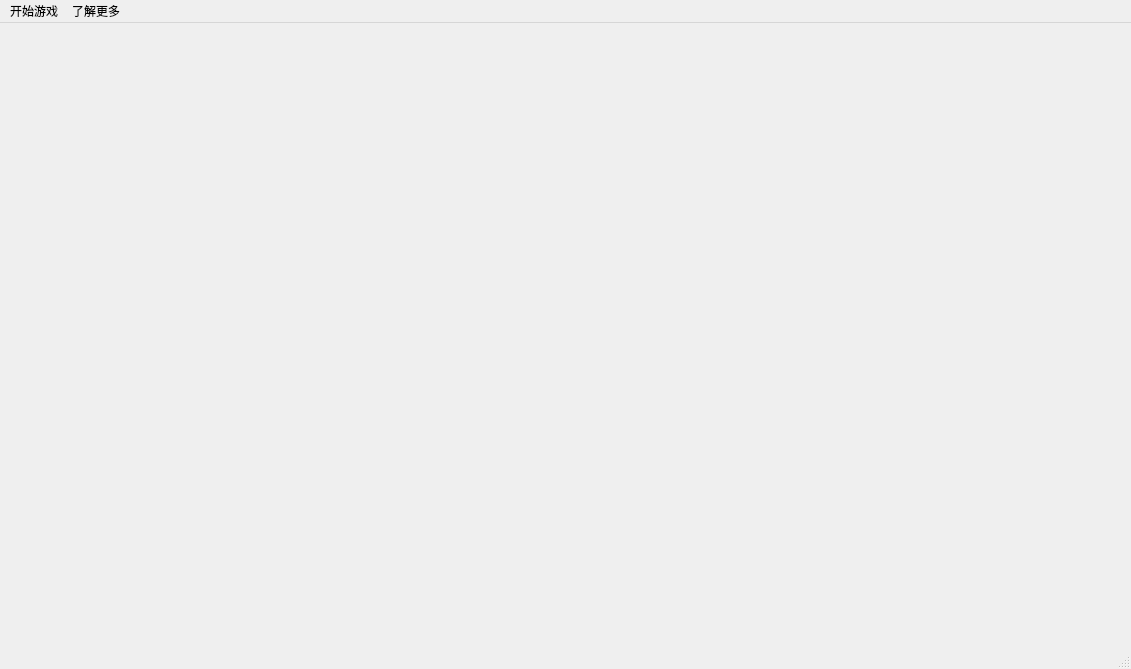
<?xml version="1.0" encoding="UTF-8"?>
<ui version="4.0">
 <class>MainScene</class>
 <widget class="QMainWindow" name="MainScene">
  <property name="enabled">
   <bool>true</bool>
  </property>
  <property name="geometry">
   <rect>
    <x>0</x>
    <y>0</y>
    <width>1131</width>
    <height>669</height>
   </rect>
  </property>
  <property name="windowTitle">
   <string>MainScene</string>
  </property>
  <widget class="QWidget" name="centralWidget"/>
  <widget class="QMenuBar" name="menuBar">
   <property name="geometry">
    <rect>
     <x>0</x>
     <y>0</y>
     <width>1131</width>
     <height>23</height>
    </rect>
   </property>
   <widget class="QMenu" name="menu">
    <property name="title">
     <string>开始游戏</string>
    </property>
    <addaction name="separator"/>
    <addaction name="action"/>
    <addaction name="quitAction"/>
   </widget>
   <widget class="QMenu" name="menu_2">
    <property name="title">
     <string>了解更多</string>
    </property>
    <addaction name="action_3"/>
    <addaction name="action_4"/>
   </widget>
   <addaction name="menu"/>
   <addaction name="menu_2"/>
  </widget>
  <widget class="QStatusBar" name="statusBar"/>
  <action name="action">
   <property name="text">
    <string>规则介绍</string>
   </property>
  </action>
  <action name="quitAction">
   <property name="text">
    <string>退出游戏</string>
   </property>
  </action>
  <action name="action_3">
   <property name="text">
    <string>版本更新</string>
   </property>
  </action>
  <action name="action_4">
   <property name="text">
    <string>关于作者</string>
   </property>
  </action>
 </widget>
 <layoutdefault spacing="6" margin="11"/>
 <resources/>
 <connections/>
</ui>
